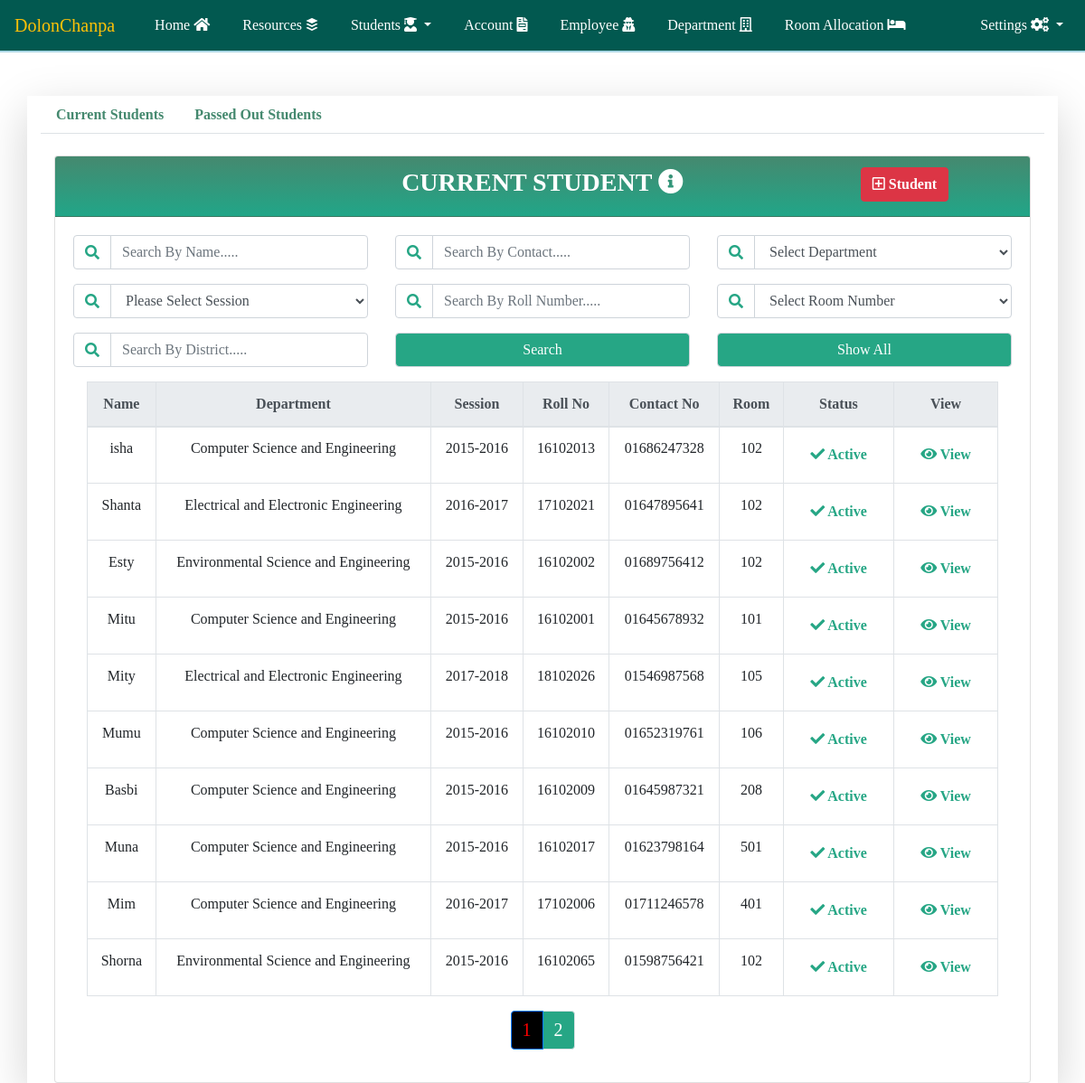
The app's page /student_information.php (signed in) with its own data.
### tables this page shows
CREATE TABLE `student_information` (
  `id` int(11) NOT NULL,
  `name` varchar(100) NOT NULL,
  `father_name` varchar(50) NOT NULL,
  `mother_name` varchar(50) NOT NULL,
  `image` varchar(1000) NOT NULL,
  `date_of_birth` date NOT NULL,
  `district` varchar(50) NOT NULL,
  `contact_number` varchar(11) NOT NULL,
  `department_id_number` varchar(100) NOT NULL,
  `session` varchar(50) NOT NULL,
  `roll_number` int(50) NOT NULL,
  `room_id_number` int(50) NOT NULL,
  `entry_date` date NOT NULL,
  `status` varchar(1) NOT NULL
);

CREATE TABLE `department_information` (
  `id` int(11) NOT NULL,
  `department_name` varchar(255) NOT NULL
);

CREATE TABLE `room_information` (
  `id` int(11) NOT NULL,
  `floor_no` varchar(10) NOT NULL,
  `room_no` varchar(10) NOT NULL,
  `total_seat` varchar(10) NOT NULL,
  `reserved_seat` varchar(10) NOT NULL
);

### student_information.php (the view, shortened to what this page needs)
<?php include('database_connection.php') ?>
<?php include('header.php') ?>
<?php include('student_header.php') ?>
<?php include('pagination.php') ?>
<?php
    function display_content($run,$offset,$total)
    {
        include('database_connection.php');
        if(empty($run))
        {
            $all_student_details_qry = "SELECT s.id, s.name, s.contact_number, d.department_name, s.session, s.roll_number, r.room_no as room_id_number FROM student_information as s INNER JOIN department_information as d ON s.department_id_number = d.id INNER JOIN room_information as r ON s.room_id_number=r.id WHERE `status` = '1' LIMIT $offset, $total";
            $run = mysqli_query($conn,$all_student_details_qry);
        }
        ?>
        <table class = "table table-bordered table-hover text-center table-lg-responsive">
            <tr>
                <thead class ="thead-light">
                    <th>Name</th>
                    <th>Department</th>
                    <th>Session</th>
                    <th>Roll No</th>
                    <th>Contact No</th>
                    <th>Room</th>
                    <th>Status</th>
                    <th>View</th>
                </thead>
            </tr>
            <?php
            while($row = mysqli_fetch_assoc($run))
            {
                ?>
                <tr>
                    <td><?php echo $row['name'];?></td>
                    <td><?php echo $row['department_name'];?></td>
                    <td><?php echo $row['session'];?></td>
                    <td><?php echo $row['roll_number'];?></td>
                    <td><?php echo $row['contact_number'];?></td>
                    <td><?php echo $row['room_id_number'];?></td>
                    <td><a class = "btn btn_color" href="change_student_status.php?id=<?php echo $row['id']?>"><b><span><i class="fas fa-check"></i></span> Active</b>
                    </a></td>
                    <td>    <a class = "btn btn_color" href="view_student_details.php?id=<?php echo $row['id']?>"><b><span><i class="fas fa-eye "></i></span> View</b></a></td>
                </tr>
                <?php
            }
            ?>
        </table>
        <?php
    }
?>
<div class="container tab-pane active "><br>
    <div class="row justify-content-center">
        <div class="col-lg-12 col-12">
            <div class="card">
                <div class="card-header">
                    <div class="row">
                        <div class="col-lg-3 col-md-3 col-12"></div>
                        <div class="col-lg-6 col-md-6 col-12">
                            <h3 class ="text-center card_header_color text-uppercase">Current Student <span><i class="fas fa-info-circle"></i></span></h3>
                        </div>
                        <div class="col-lg-3 col-md-3 col-12 text-center">
                            <a class = "btn btn-danger" href="add_student.php"><b><span><i class="far fa-plus-square"></i></span> Student</b></a>
                        </div>
                    </div>
                </div>
                <div class="card-body">
                    <form action="" method = "POST">
                        <div class="row justify-content-center">
                            <div class="col-lg-4 col-md-4 col-12 mb-3">
                                <div class="input-group">
                                    <div class="input-group-prepend">
                                        <span class = "input-group-text"><i class = "fas fa-search"></i></span>
                                    </div>
                                    <input type="text" class = "form-control" name = "search_name_wise" id = "search_name_wise" placeholder="Search By Name....." value = "<?php
                                    if(isset($_POST['show_all']))
                                    {
                                        echo "";
                                    }
                                    else if(isset($_POST['search_name_wise']))
                                    {
                                        echo "$_POST[search_name_wise]";
                                    }?>">
                                </div>
                            </div>
                            <div class="col-lg-4 col-md-4 col-12 mb-3">
                                <div class="input-group">
                                    <div class="input-group-prepend">
                                        <span class = "input-group-text"><i class = "fas fa-search"></i></span>
                                    </div>
                                    <input type="text" class = "form-control" name = "search_contact_wise" id = "search_contact_wise" placeholder="Search By Contact....." value = "<?php if(isset($_POST['show_all']))
                                    {
                                        echo "";
                                    }
                                    else if(isset($_POST['search_contact_wise']))
                                    {
                                        echo "$_POST[search_contact_wise]";
                                    }?>">
                                </div>
                            </div>
                            <div class="col-lg-4 col-md-4 col-12 mb-3">
                                <div class="input-group">
                                    <div class="input-group-prepend">
                                        <span class = "input-group-text"><i class = "fas fa-search"></i></span>
                                    </div>
                                    <select name="search_department_wise"  class = "form-control">
                                        <option value="">Select Department</option>
                                    </select>
                                </div>
                            </div>
                            <div class="col-lg-4 col-md-4 col-12 mb-3">
                                <div class="input-group">
                                    <div class="input-group-prepend">
                                        <span class = "input-group-text"><i class = "fas fa-search"></i></span>
                                    </div>
                                    <select class = "form-control" name="search_session_wise">
                                        <option value="" >Please Select Session</option>
                                    </select>
                                </div>
                            </div>
                            <div class="col-lg-4 col-md-4 col-12 mb-3">
                                <div class="input-group">
                                    <div class="input-group-prepend">
                                        <span class = "input-group-text"><i class = "fas fa-search"></i></span>
                                    </div>
                                    <input type="text" class = "form-control" name = "search_roll_wise" id = "search_roll_wise" placeholder="Search By Roll Number....." value = "<?php if(isset($_POST['show_all']))
                                    {
                                        echo "";
                                    }
                                    else if(isset($_POST['search_roll_wise']))
                                    {
                                        echo "$_POST[search_roll_wise]";
                                    }?>">
                                </div>
                            </div>
                            <div class="col-lg-4 col-md-4 col-12 mb-3">
                                <div class="input-group">
                                    <div class="input-group-prepend">
                                        <span class = "input-group-text"><i class = "fas fa-search"></i></span>
                                    </div>
                                    <select name="search_room_wise" class = "form-control" >
                                        <option value="">Select Room Number</option>
                                    </select>
                                </div>
                            </div>
                            <div class="col-lg-4 col-md-4 col-12 mb-3">
                                <div class="input-group">
                                    <div class="input-group-prepend">
                                        <span class = "input-group-text"><i class = "fas fa-search"></i></span>
                                    </div>
                                    <input type="text" class = "form-control" name = "search_district_wise" placeholder="Search By District....." value = "<?php if(isset($_POST['show_all']))
                                    {
                                        echo "";
                                    }
                                    else if(isset($_POST['search_district_wise']))
                                    {
                                        echo "$_POST[search_district_wise]";
                                    }?>">
                                </div>
                            </div>
                            <div class="col-lg-4 col-md-4 col-12 text-center mb-3 ">
                                <input type="submit" name="search" value="Search" class = "form-control btn_color_employee">
                            </div>
                            <div class="col-lg-4 col-md-4  col-12 text-center mb-3 ">
                                <input type="submit" class ="form-control btn_color_employee" name = "show_all" value = "Show All">
                            </div>
                        </div>
                    </form>
                    <?php
                    if(isset($_POST['search']))
                    {
                        $name = $_POST['search_name_wise'];
                        $contact = $_POST['search_contact_wise'];
                        $department = $_POST['search_department_wise'];
                        $session = $_POST['search_session_wise'];
                        $roll = $_POST['search_roll_wise'];
                        $room = $_POST['search_room_wise'];
                        $district = $_POST['search_district_wise'];
                        $search_qry = "SELECT s.id, s.name, s.contact_number, d.department_name, s.session, s.roll_number, r.room_no as room_id_number FROM student_information as s INNER JOIN department_information as d ON s.department_id_number = d.id INNER JOIN room_information as r ON s.room_id_number=r.id WHERE ";
                        $count=1;
                        if($name!=NULL)
                        {
                            $count++;
                            $search_qry.= "`name` like '%$name%'";
                        }
                        if($contact!=NULL)
                        {
                            if($count>1)
                            {
                                $search_qry.=" && ";
                            }
                            $search_qry.="`contact_number` = '$contact'";
                            $count++;
                        }
                        if($department!=NULL)
                        {
                            if($count>1)
                            {
                                $search_qry.=" && ";
                            }
                            $search_qry.="`department_id_number` = '$department'";
                            $count++;
                        }
                        if($session!=NULL)
                        {
                            if($count>1)
                            {
                                $search_qry.=" && ";
                            }
                            $search_qry.="`session` = '$session'";
                            $count++;
                        }
                        if($roll!=NULL)
                        {
                            if($count>1)
                            {
                                $search_qry.=" && ";
                            }
                            $search_qry.="`roll_number` = '$roll'";
                            $count++;
                        }
                        if($room!=NULL)
                        {
                            if($count>1)
                            {
                                $search_qry.=" && ";
                            }
                            $search_qry.="`room_id_number` = '$room'";
                            $count++;
                        }
                        if($district!=NULL)
                        {
                            if($count>1)
                            {
                                $search_qry.=" && ";
                            }
                            $search_qry.="`district` like '%$district%'";
                            $count++;
                        }
                        if($count==1)
                        {
                            ?>
                            <script>
                                window.alert("Please Select At least 1 field");
                                window.location = "student_information.php";
                            </script>
                            <?php
                        }
                        else
                        {
                            $search_qry.=" && `status` = '1'";
                        }
                        $run_search_qry = mysqli_query($conn, $search_qry);
                        ?>
                        <div class="col-lg-12 col-12">
                            <?php display_content($run_search_qry,0,0); ?>
                        </div>
                        <?php
                    }
                    else
                    {
                        ?>
                        <div class="col-lg-12 col-12">
                            <?php
                            $run = 0;
                            $page_name = 'student_information';
                            pagination($run,$page_name);
                            ?>
                        </div>
                        <?php
                    }
                    ?>
                </div>
            </div>
        </div>
    </div>
</div>
<?php include('student_footer.php') ?>
<?php include('footer.php') ?>

### css/style.css (style rules this page uses)
body { font-family: 'sans-serif'; }
.card-header { padding: .75rem 1.25rem; margin-bottom: 0; background-image: linear-gradient(#45896F, #21A688); border-bottom: 1px solid rgba(0,0,0,.125); }
.card_header_color { color: white; font-weight: bold; }
.btn_color { color:#26A685; transition: color 1000ms ease, background-color 500ms ease; }
.btn_color_employee { background-color: #26A685; color:white; transition: color 1000ms ease, background-color 500ms ease; }
.input-group-text { display: -ms-flexbox; display: flex; -ms-flex-align: center; align-items: center; padding: .375rem .75rem; margin-bottom: 0; font-size: 1rem; font-weight: 400; line-height: 1.5; color: #26A685; text-align: center; white-space: nowrap; background-color: white; border: 1px solid #ced4da; border-right-color: rgb(206, 212, 218); border-right-style: solid; border-right-width: 1px; }

### records on screen
student_information: name "isha", department_information.department_name "Computer Science and Engineering", session "2015-2016", roll_number "16102013", contact_number "01686247328", room_information.room_no "102"
student_information: name "Shanta", department_information.department_name "Electrical and Electronic Engineering", session "2016-2017", roll_number "17102021", contact_number "01647895641", room_information.room_no "102"
student_information: name "Esty", department_information.department_name "Environmental Science and Engineering", session "2015-2016", roll_number "16102002", contact_number "01689756412", room_information.room_no "102"
student_information: name "Mitu", department_information.department_name "Computer Science and Engineering", session "2015-2016", roll_number "16102001", contact_number "01645678932", room_information.room_no "101"
student_information: name "Mity", department_information.department_name "Electrical and Electronic Engineering", session "2017-2018", roll_number "18102026", contact_number "01546987568", room_information.room_no "105"
student_information: name "Mumu", department_information.department_name "Computer Science and Engineering", session "2015-2016", roll_number "16102010", contact_number "01652319761", room_information.room_no "106"
student_information: name "Basbi", department_information.department_name "Computer Science and Engineering", session "2015-2016", roll_number "16102009", contact_number "01645987321", room_information.room_no "208"
student_information: name "Muna", department_information.department_name "Computer Science and Engineering", session "2015-2016", roll_number "16102017", contact_number "01623798164", room_information.room_no "501"
student_information: name "Mim", department_information.department_name "Computer Science and Engineering", session "2016-2017", roll_number "17102006", contact_number "01711246578", room_information.room_no "401"
student_information: name "Shorna", department_information.department_name "Environmental Science and Engineering", session "2015-2016", roll_number "16102065", contact_number "01598756421", room_information.room_no "102"
